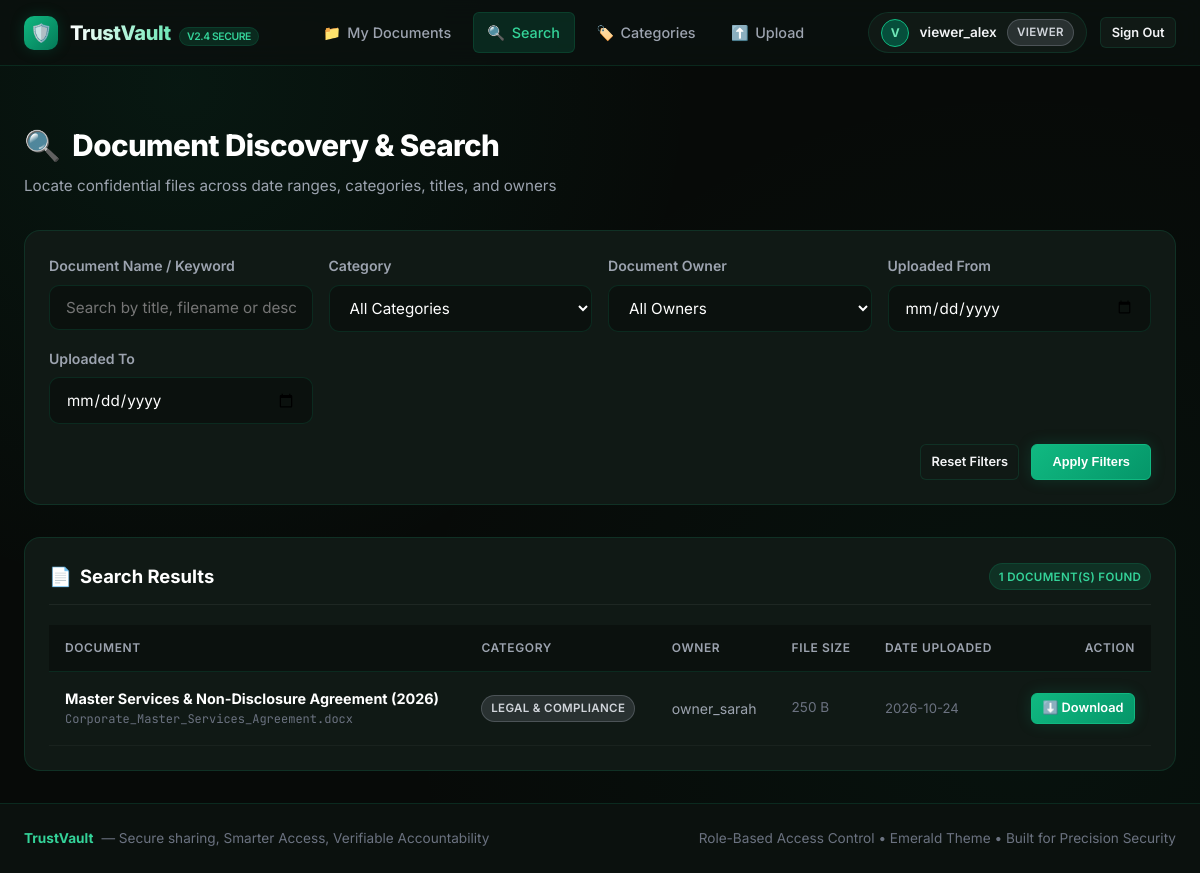
Screenshot of /search (signed in) with the database file from the repository.
### app.py (models this page shows, shortened)
class User(db.Model):
    __tablename__ = 'users'
    id = db.Column(db.Integer, primary_key=True)
    username = db.Column(db.String(80), unique=True, nullable=False)
    email = db.Column(db.String(120), unique=True, nullable=False)
    password_hash = db.Column(db.String(255), nullable=False)
    role = db.Column(db.String(20), nullable=False, default='owner')  # 'admin', 'owner', 'viewer'
    avatar = db.Column(db.String(255), default='default-avatar.png')
    created_at = db.Column(db.DateTime, default=datetime.utcnow)
    documents = db.relationship('Document', backref='owner', cascade='all, delete-orphan', lazy=True)
    granted_permissions = db.relationship('DocumentPermission', foreign_keys='DocumentPermission.user_id', backref='grantee', cascade='all, delete-orphan', lazy=True)
    logs = db.relationship('ActivityLog', backref='user', lazy=True)
    @property
    def is_admin(self):
        return self.role == 'admin'

class Document(db.Model):
    __tablename__ = 'documents'
    id = db.Column(db.Integer, primary_key=True)
    title = db.Column(db.String(150), nullable=False)
    description = db.Column(db.Text)
    filename = db.Column(db.String(255), nullable=False)
    original_filename = db.Column(db.String(255), nullable=False)
    file_size = db.Column(db.Integer, default=0)
    category_id = db.Column(db.Integer, db.ForeignKey('categories.id'), nullable=False)
    owner_id = db.Column(db.Integer, db.ForeignKey('users.id'), nullable=False)
    created_at = db.Column(db.DateTime, default=datetime.utcnow)
    updated_at = db.Column(db.DateTime, default=datetime.utcnow, onupdate=datetime.utcnow)
    permissions = db.relationship('DocumentPermission', backref='document', cascade='all, delete-orphan', lazy=True)
    def formatted_size(self):
        size = self.file_size
        if size < 1024:
            return f"{size} B"
        elif size < 1024 * 1024:
            return f"{size / 1024:.1f} KB"
        else:
            return f"{size / (1024 * 1024):.2f} MB"

class Category(db.Model):
    __tablename__ = 'categories'
    id = db.Column(db.Integer, primary_key=True)
    name = db.Column(db.String(80), unique=True, nullable=False)
    description = db.Column(db.String(255))
    icon = db.Column(db.String(50), default='folder')
    documents = db.relationship('Document', backref='category', lazy=True)

### app.py (the view)
@app.route('/search')
@login_required
def search_documents():
    user = get_current_user()
    query = request.args.get('q', '').strip()
    category_id = request.args.get('category')
    owner_id = request.args.get('owner')
    date_from = request.args.get('date_from')
    date_to = request.args.get('date_to')
    if user.is_admin:
        base_query = Document.query
    else:
        shared_doc_ids = [p.document_id for p in DocumentPermission.query.filter_by(user_id=user.id).all()]
        base_query = Document.query.filter(
            (Document.owner_id == user.id) | (Document.id.in_(shared_doc_ids))
        )
    if query:
        base_query = base_query.filter(
            (Document.title.ilike(f"%{query}%")) |
            (Document.description.ilike(f"%{query}%")) |
            (Document.original_filename.ilike(f"%{query}%"))
        )
    if category_id and category_id.isdigit():
        base_query = base_query.filter(Document.category_id == int(category_id))
    if owner_id and owner_id.isdigit():
        base_query = base_query.filter(Document.owner_id == int(owner_id))
    if date_from:
        try:
            dt_from = datetime.strptime(date_from, '%Y-%m-%d')
            base_query = base_query.filter(Document.created_at >= dt_from)
        except ValueError:
            pass
    if date_to:
        try:
            dt_to = datetime.strptime(date_to + ' 23:59:59', '%Y-%m-%d %H:%M:%S')
            base_query = base_query.filter(Document.created_at <= dt_to)
        except ValueError:
            pass
    results = base_query.order_by(Document.created_at.desc()).all()
    categories = Category.query.all()
    all_owners = User.query.filter(User.role.in_(['owner', 'admin'])).all()
    return render_template(
        'search.html',
        results=results,
        categories=categories,
        owners=all_owners,
        query=query,
        selected_category=category_id,
        selected_owner=owner_id,
        date_from=date_from,
        date_to=date_to
    )

### app.py (called while the page is built)
def get_current_user():
    if 'user_id' in session:
        return User.query.get(session['user_id'])
    return None

@app.context_processor
def inject_user_and_counts():
    user = get_current_user()
    unread_logs = 0
    if user and user.is_admin:
        unread_logs = ActivityLog.query.count()
    return dict(current_user=user, total_activity_count=unread_logs)

def login_required(f):
    @wraps(f)
    def decorated_function(*args, **kwargs):
        if 'user_id' not in session:
            flash("Please sign in to access TrustVault.", "warning")
            return redirect(url_for('login', next=request.url))
        return f(*args, **kwargs)
    return decorated_function

### templates/search.html (shortened to what this page needs)
{% extends 'base.html' %}
{% block content %}
<main class="container">
  <div class="page-header">
    <div>
      <h1 class="page-title">
        <span>🔍</span> Document Discovery & Search
      </h1>
      <p class="page-subtitle">Locate confidential files across date ranges, categories, titles, and owners</p>
    </div>
  </div>
  <div class="card" style="margin-bottom: 2rem;">
    <form method="GET" action="{{ url_for('search_documents') }}">
      <div style="display: grid; grid-template-columns: repeat(auto-fit, minmax(220px, 1fr)); gap: 1rem; margin-bottom: 1.25rem;">
        <div class="form-group" style="margin-bottom: 0;">
          <label for="q" class="form-label">Document Name / Keyword</label>
          <input type="text" id="q" name="q" class="form-control" placeholder="Search by title, filename or description..." value="{{ query }}">
        </div>
        <div class="form-group" style="margin-bottom: 0;">
          <label for="category" class="form-label">Category</label>
          <select id="category" name="category" class="form-control" style="background-color: var(--bg-deep);">
            <option value="">All Categories</option>
          </select>
        </div>
        <div class="form-group" style="margin-bottom: 0;">
          <label for="owner" class="form-label">Document Owner</label>
          <select id="owner" name="owner" class="form-control" style="background-color: var(--bg-deep);">
            <option value="">All Owners</option>
          </select>
        </div>
        <div class="form-group" style="margin-bottom: 0;">
          <label for="date_from" class="form-label">Uploaded From</label>
          <input type="date" id="date_from" name="date_from" class="form-control" value="{{ date_from }}">
        </div>
        <div class="form-group" style="margin-bottom: 0;">
          <label for="date_to" class="form-label">Uploaded To</label>
          <input type="date" id="date_to" name="date_to" class="form-control" value="{{ date_to }}">
        </div>
      </div>
      <div style="display: flex; gap: 0.75rem; justify-content: flex-end;">
        <a href="{{ url_for('search_documents') }}" class="btn btn-secondary btn-sm">Reset Filters</a>
        <button type="submit" class="btn btn-primary btn-sm" style="padding: 0.5rem 1.25rem;">
          Apply Filters
        </button>
      </div>
    </form>
  </div>
  <div class="card">
    <div class="card-header">
      <h2 class="card-title">
        <span>📄</span> Search Results
      </h2>
      <span class="badge badge-success">{{ results|length }} Document(s) Found</span>
    </div>
    {% if results %}
    <div class="table-responsive">
      <table class="table">
        <thead>
          <tr>
            <th>Document</th>
            <th>Category</th>
            <th>Owner</th>
            <th>File Size</th>
            <th>Date Uploaded</th>
            <th style="text-align: right;">Action</th>
          </tr>
        </thead>
        <tbody>
          {% for doc in results %}
          <tr>
            <td>
              <div style="font-weight: 700; color: #fff;">{{ doc.title }}</div>
              <div style="font-size: 0.75rem; color: var(--text-muted); font-family: var(--font-mono);">
                {{ doc.original_filename }}
              </div>
            </td>
            <td>
              <span class="badge badge-viewer">{{ doc.category.name }}</span>
            </td>
            <td>
              <span style="font-size: 0.88rem; color: var(--text-secondary);">{{ doc.owner.username }}</span>
            </td>
            <td style="font-size: 0.85rem; color: var(--text-muted);">{{ doc.formatted_size() }}</td>
            <td style="font-size: 0.82rem; color: var(--text-muted); white-space: nowrap;">
              {{ doc.created_at.strftime('%Y-%m-%d') }}
            </td>
            <td style="text-align: right; white-space: nowrap;">
              <a href="{{ url_for('download_document', doc_id=doc.id) }}" class="btn btn-primary btn-sm">
                ⬇️ Download
              </a>
            </td>
          </tr>
          {% endfor %}
        </tbody>
      </table>
    </div>
    {% endif %}
  </div>
</main>
{% endblock %}

### templates/base.html (shortened to what this page needs)
<!DOCTYPE html>
<html lang="en">
<head>
  <link rel="stylesheet" href="{{ url_for('static', filename='css/style.css') }}">
</head>
<body>
  <nav class="navbar">
    <div class="nav-container">
      <a href="{{ url_for('index') }}" class="brand">
        <div class="brand-icon">🛡️</div>
        <div>
          <span class="brand-text">TrustVault</span>
          <span class="brand-tag">v2.4 SECURE</span>
        </div>
      </a>
      {% if current_user %}
      <ul class="nav-links">
        <li class="nav-item">
          <a href="{{ url_for('my_documents') }}" class="{% if request.endpoint == 'my_documents' %}active{% endif %}">
            <span>📁</span> My Documents
          </a>
        </li>
        <li class="nav-item">
          <a href="{{ url_for('search_documents') }}" class="{% if request.endpoint == 'search_documents' %}active{% endif %}">
            <span>🔍</span> Search
          </a>
        </li>
        <li class="nav-item">
          <a href="{{ url_for('categories_view') }}" class="{% if request.endpoint in ['categories_view', 'category_detail'] %}active{% endif %}">
            <span>🏷️</span> Categories
          </a>
        </li>
        <li class="nav-item">
          <a href="{{ url_for('upload') }}" class="{% if request.endpoint == 'upload' %}active{% endif %}">
            <span>⬆️</span> Upload
          </a>
        </li>
      </ul>
      <div class="nav-actions">
        <a href="{{ url_for('profile') }}" class="user-profile-menu">
          <div class="user-avatar-small">
            {% if current_user.avatar and current_user.avatar != 'default-avatar.png' %}
              <img src="{{ url_for('static', filename='uploads/avatars/' + current_user.avatar) }}" alt="Avatar">
            {% else %}
              {{ current_user.username[0]|upper }}
            {% endif %}
          </div>
          <span style="font-size: 0.85rem; font-weight: 600;">{{ current_user.username }}</span>
          <span class="badge badge-{{ current_user.role }}">{{ current_user.role }}</span>
        </a>
        <a href="{{ url_for('logout') }}" class="btn btn-secondary btn-sm" title="Sign Out">Sign Out</a>
      </div>
      {% else %}
      <div class="nav-actions">
        <a href="{{ url_for('login') }}" class="btn btn-secondary btn-sm">Sign In</a>
        <a href="{{ url_for('register') }}" class="btn btn-primary btn-sm">Create Account</a>
      </div>
      {% endif %}
    </div>
  </nav>
  <div class="container" style="padding-top: 1.5rem; padding-bottom: 0;">
  </div>
  {% block content %}{% endblock %}
  <footer class="footer">
    <div class="footer-content">
      <div style="display: flex; align-items: center; gap: 0.5rem;">
        <span style="color: var(--emerald-400); font-weight: 700;">TrustVault</span>
        <span>— Secure sharing, Smarter Access, Verifiable Accountability</span>
      </div>
      <div>
        <span>Role-Based Access Control • Emerald Theme • Built for Precision Security</span>
      </div>
    </div>
  </footer>
</body>
</html>

### rows the page displays
User: username "V", username "viewer_alex", role "VIEWER"
Document: title "Master Services & Non-Disclosure Agreement (2026)", original_filename "Corporate_Master_Services_Agreement.docx", category.name "LEGAL & COMPLIANCE", owner.username "owner_sarah", formatted_size "250 B", created_at "2026-10-24"

### other values shown
{{ results|length }} "1"
